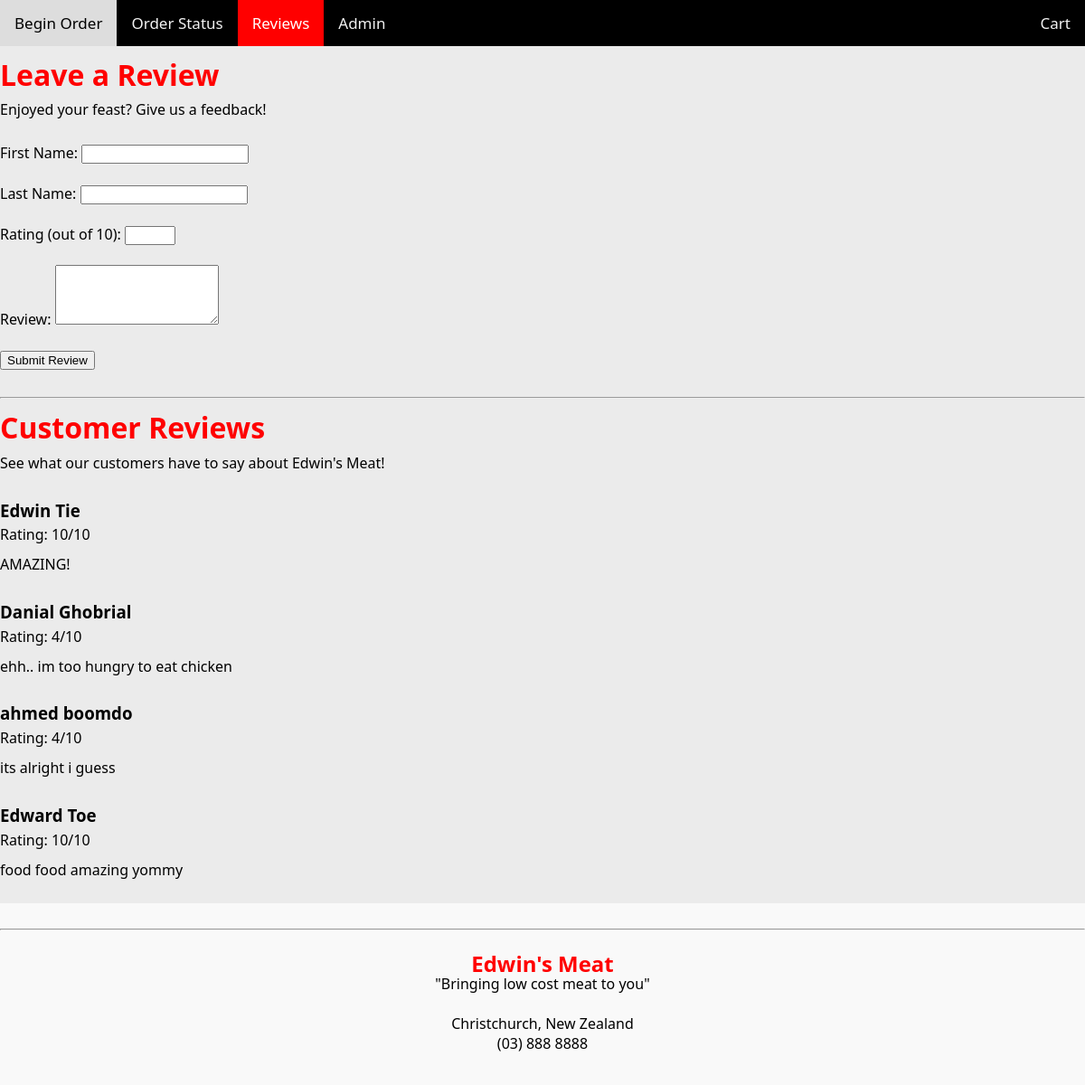
The app's page /reviews, older data.
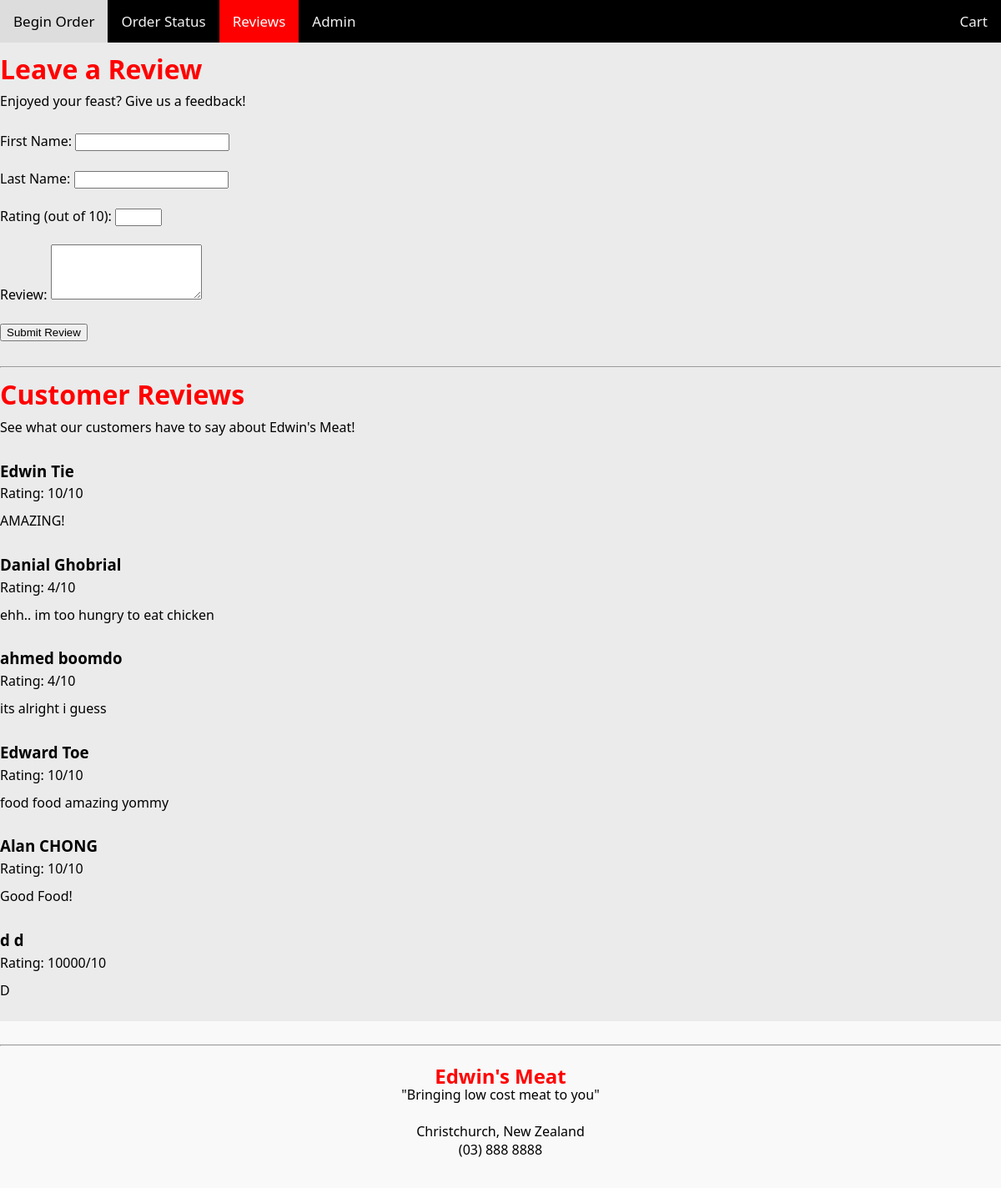
The same page, newer data.
### tables this page shows
CREATE TABLE Reviews (review_id INTEGER PRIMARY KEY AUTOINCREMENT, firstname TEXT, lastname TEXT, ratingmessage TEXT, rating INTEGER);

### routes.py (the view, shortened to what this page needs)
@app.route("/reviews", methods=["GET", "POST"])
def reviews():
    conn = sqlite3.connect('data.db')
    cur = conn.cursor()
    cur.execute('SELECT * FROM Reviews')
    reviews = cur.fetchall()
    return render_template("reviews.html", reviews=reviews)

### templates/reviews.html
{% extends "layout.html" %}
{% block content %}
<div class="page_wrpr">
    <h1>Leave a Review</h1>
    <p>Enjoyed your feast? Give us a feedback!</p>
    <form action="/reviews" method="POST">
        <label for="firstname">First Name:</label>
        <input type="text" id="firstname" name="firstname" required><br><br>
        <label for="lastname">Last Name:</label>
        <input type="text" id="lastname" name="lastname" required><br><br>
        <label for="rating">Rating (out of 10):</label>
        <input type="number" id="rating" name="rating" min="1" max="10" required><br><br>
        <label for="ratingmessage">Review:</label>
        <textarea id="ratingmessage" name="ratingmessage" rows="4" required></textarea><br><br>
        <input type="submit" value="Submit Review">
    </form>
<br>
    <hr>
    <h1>Customer Reviews</h1>
    <p>See what our customers have to say about Edwin's Meat!</p>
    <div class="reviews-container">
        {% for review in reviews %}
        <div class="review-item">
            <h3>{{ review[1] }} {{ review[2] }}</h3>
            <p>Rating: {{ review[4] }}/10</p>
            <p>{{ review[3] }}</p>
        </div>
    {% endfor %}
    </div>
</div>
{% endblock %}

### templates/layout.html (shortened to what this page needs)
<!DOCTYPE html>
<html>
<head>
    <link rel="stylesheet" href="/static/css/style.css">
</head>
<body>
    <nav>
        {% include "nav.html" %}
    </nav>
    <div class="content-wrapper">
    <main>
        {% block content %}{% endblock %}
    </main>
</div>
    <footer>
        {% include "footer.html" %}
    </footer>
</body>
</html>

### templates/nav.html
<div class="topnav">
     <a href="/" class="{{ 'active' if request.path == '/' else '' }}">Begin Order</a>
     <a href="/orderstatus" class="{{ 'active' if request.path == '/orderstatus' else '' }}">Order Status</a>
     <a href="/reviews" class="{{ 'active' if request.path == '/reviews' else '' }}">Reviews</a>
     <a href="/admin" class="{{ 'active' if request.path == '/admin' else '' }}">Admin</a>
     <a href="/cart" class="{{ 'active' if request.path == '/cart' else '' }}" style="float: right;">Cart</a>
</div>

### templates/footer.html
<div class="footer">
    <hr>
    <h2>Edwin's Meat</h2>
    <p>"Bringing low cost meat to you"</p>
    <br>
    <p>Christchurch, New Zealand</p>
    <p>(03) 888 8888</p>
</div>

### static/css/style.css (style rules this page uses)
body { font-family: 'Segoe UI', Tahoma, Geneva, Verdana, sans-serif; background-color: rgb(235, 235, 235); color: #000000; }
.page_wrpr { max-width: 1200px; margin: 0px auto; }
.topnav { max-width: 1200px; background-color: black; overflow: hidden; margin: 0px auto; }
.topnav a { float:left; color: #f2f2f2; text-align: center; padding: 14px 16px; text-decoration: none; font-size: 17px; }
.topnav a.active { background-color: red; color: white; }
body { display: flex; flex-direction: column; min-height: 100vh; margin: 0; }
.content-wrapper { flex: 1; }
.footer { text-align: center; padding: 20px 0; background-color: #f9f9f9; }
.footer h2 { color: red; margin-bottom: 10px; }
.footer p { color: black; margin-bottom: 5px; }
h1 { color:red; margin-top: 10px; }
p { margin-top: -15px; padding-bottom: 10px; }

Row changes from the older to the newer data that the page shows:
added Reviews: firstname "Alan", lastname "CHONG", rating "10", ratingmessage "Good Food!"
added Reviews: firstname "d", lastname "d", rating "10000", ratingmessage "D"
